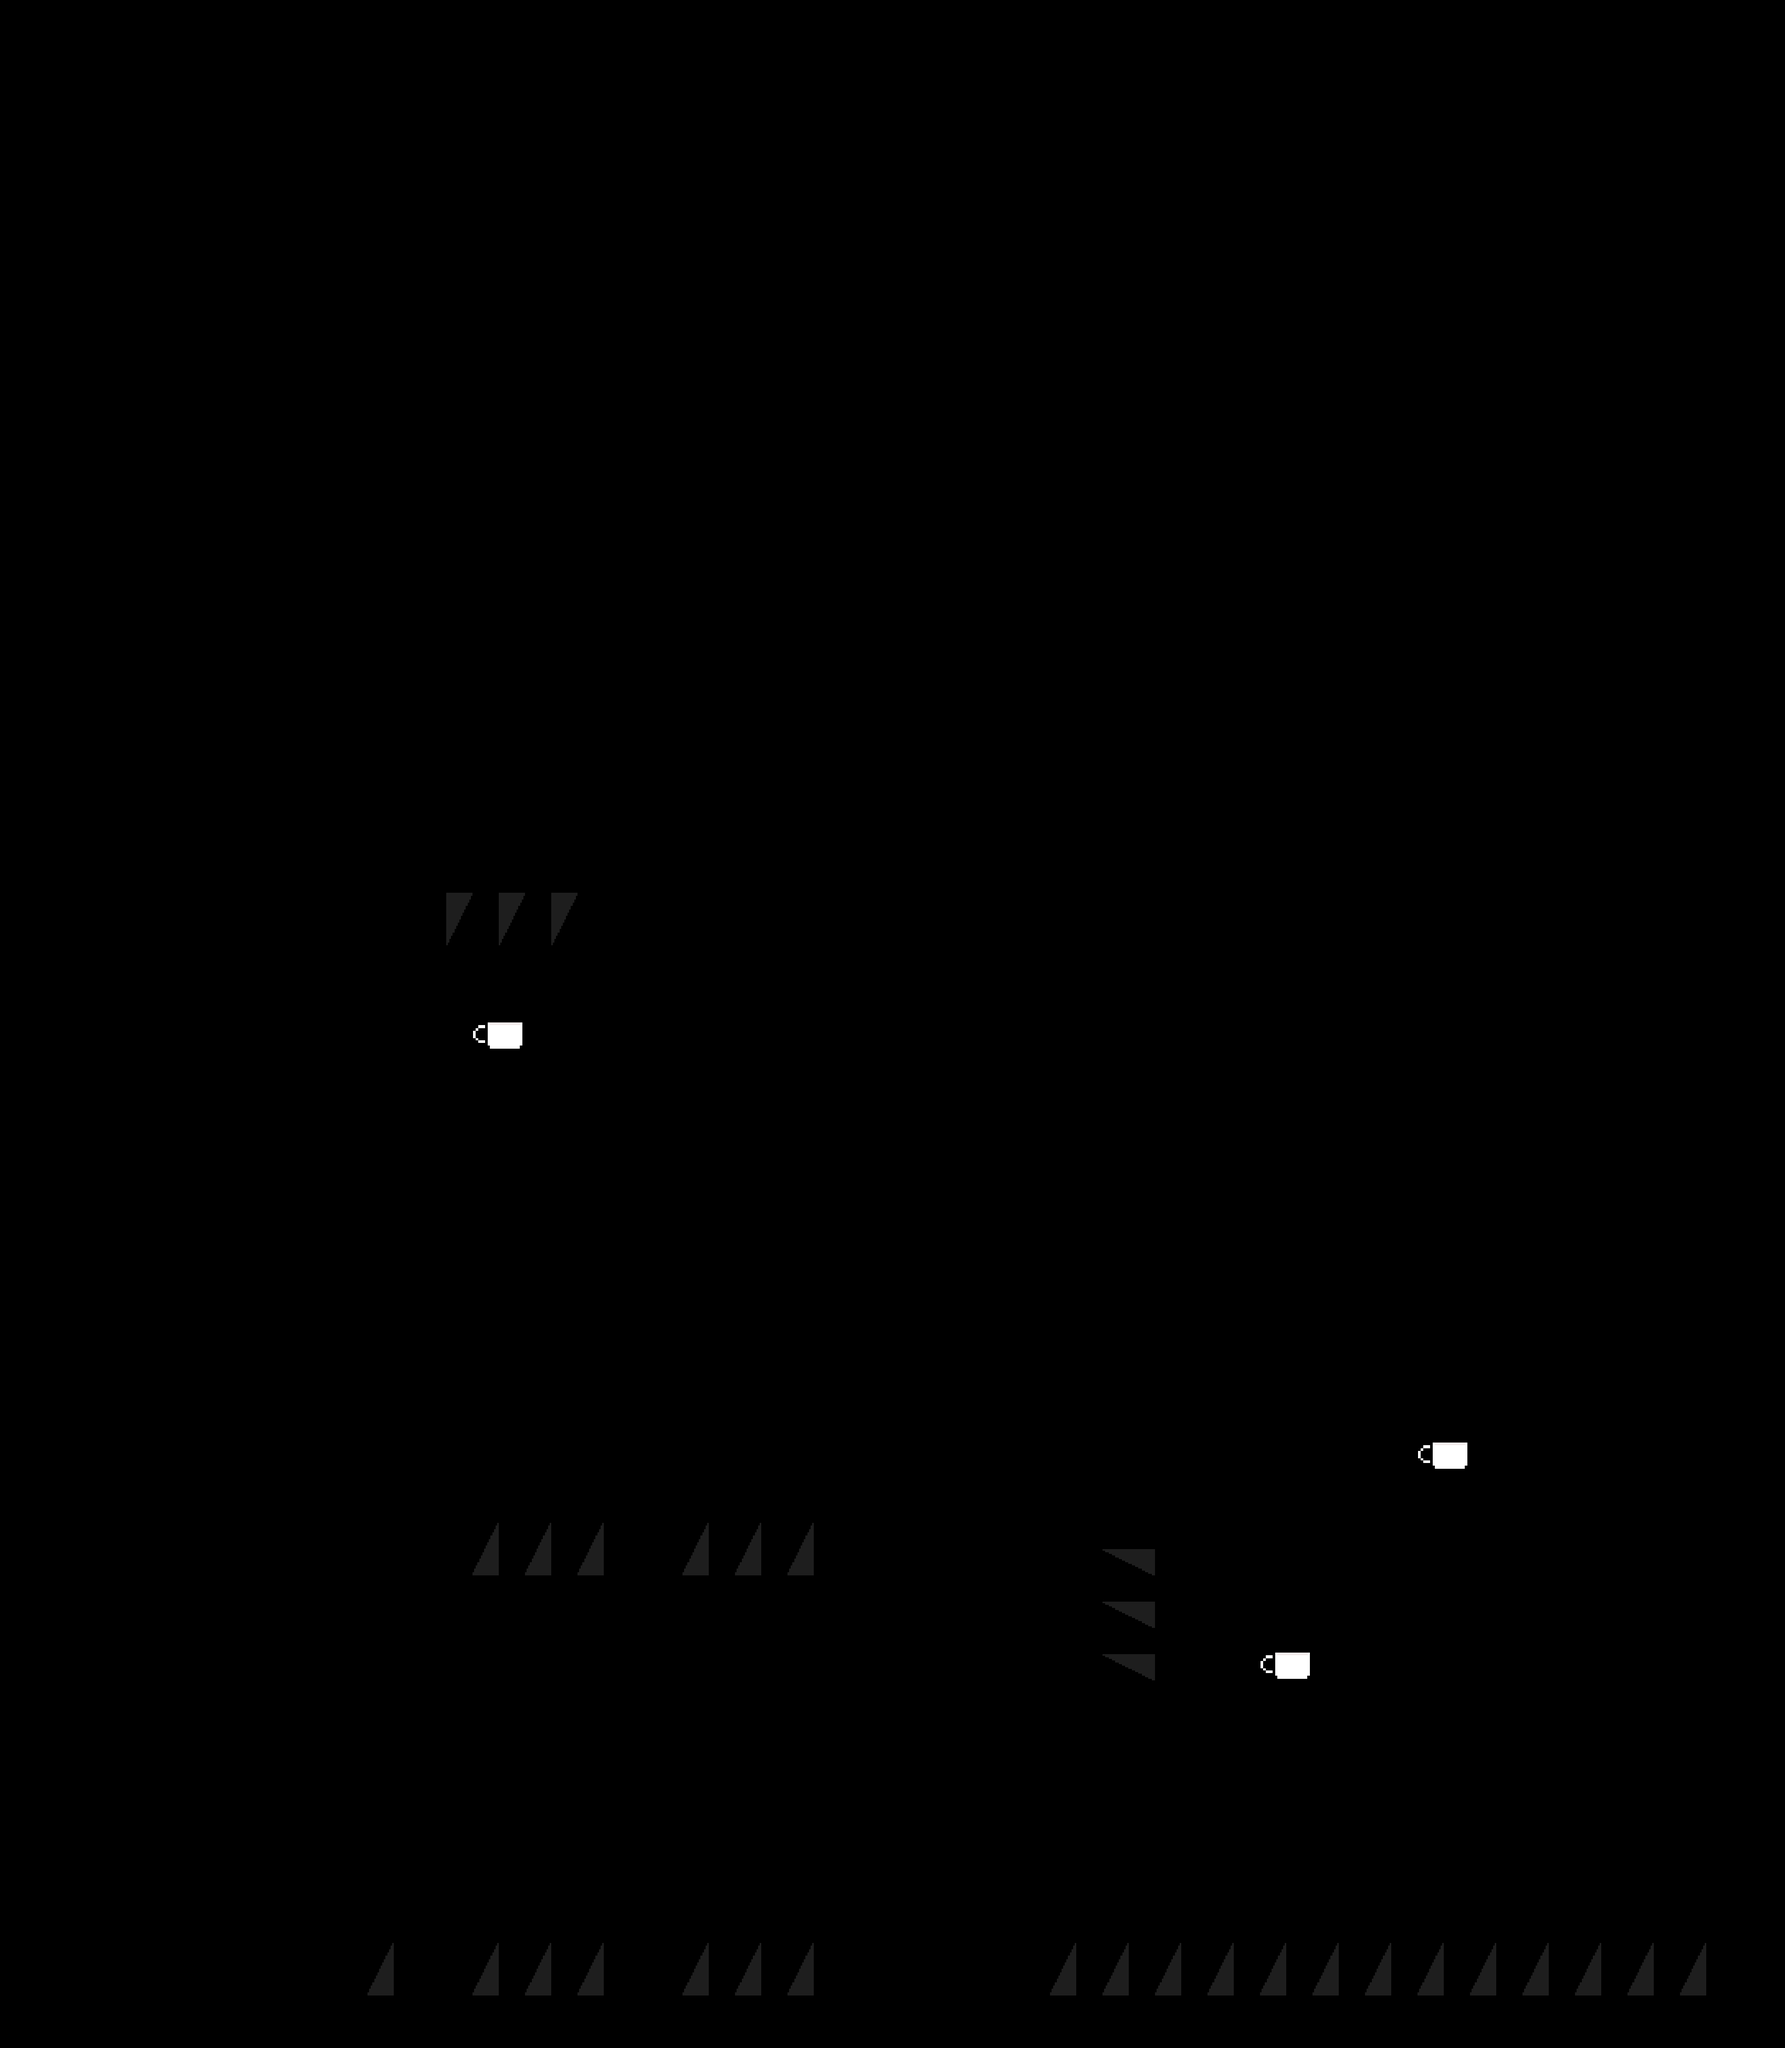

The image is a tile-based game level rendered from a .tmx file. Its description and source (layers, tilesets, objects; grid data summarised) follow:
An orthogonal 34x39 tile map with 100x100 px tiles, 3 tile layers (Walls, CoffeeCups, Spikes).

<map version="1.10" tiledversion="1.11.2" orientation="orthogonal" renderorder="right-down" width="34" height="39" tilewidth="100" tileheight="100" infinite="0" nextlayerid="5" nextobjectid="1">
 <tileset firstgid="1" source="CoffeeMachinePlatformer.tsx" />
 <layer id="1" name="Walls" width="34" height="39">
  <data>[1326 cells, 148 non-empty, 5 distinct tile ids]</data>
 </layer>
 <layer id="3" name="CoffeeCups" width="34" height="39">
  <data>[1326 cells, 3 non-empty, 1 distinct tile ids]</data>
 </layer>
 <layer id="4" name="Spikes" width="34" height="39">
  <data>[1326 cells, 32 non-empty, 1 distinct tile ids]</data>
 </layer>
</map>
